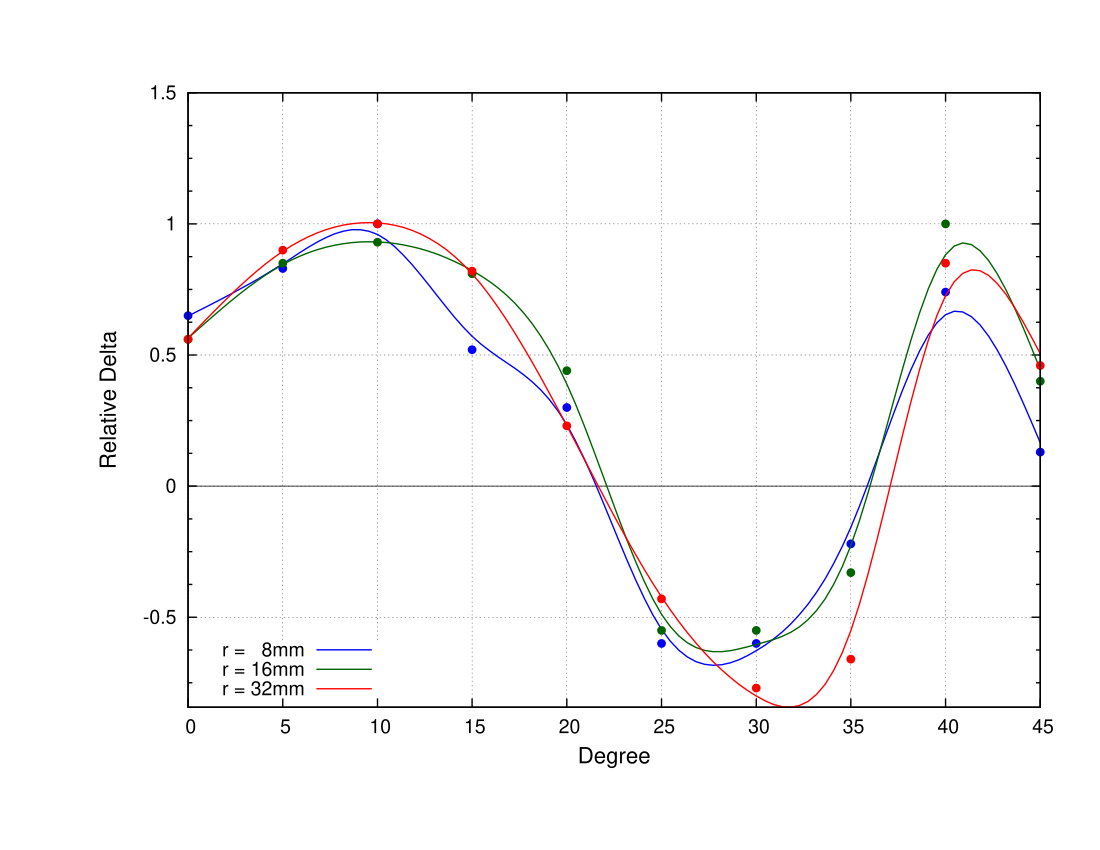

Write gnuplot code to recreate this figure.
set terminal postscript enhanced color dashed
set output "plots2.eps"
set ylabel "Relative Delta" font "Helvetica,16"
set xlabel "Degree" font "Helvetica,16"
set key left bottom
set ytics -1.5, 0.5
set mytics 4
r = 0.5
set xzeroaxis lw 1 lt 1 lc rgb "black"
set grid

set style line 1 lt 1 lw 1 lc rgb "black"
set style line 2 lt 1 lw 2 lc rgb "blue"
set style line 3 lt 1 lw 2 lc rgb "#006400"
set style line 4 lt 1 lw 2 lc rgb "red"

plot "./Data-2"\
				ind 2 u 1:5:3  w p pt 7 ps 1 lc rgb "blue" notitle,\
			 "" ind 2 u 1:5:(r) title "r =   8mm" ls 2 s acs,\
			 "" ind 2 u 1:8:3  w p pt 7 ps 1 lc rgb "#006400" notitle,\
			 "" ind 2 u 1:8:(r) title "r = 16mm" ls 3 s acs,\
			 "" ind 2 u 1:11:3 w p pt 7 ps 1 lc rgb "red" notitle,\
			 "" ind 2 u 1:11:(r) title "r = 32mm" ls 4s acs
